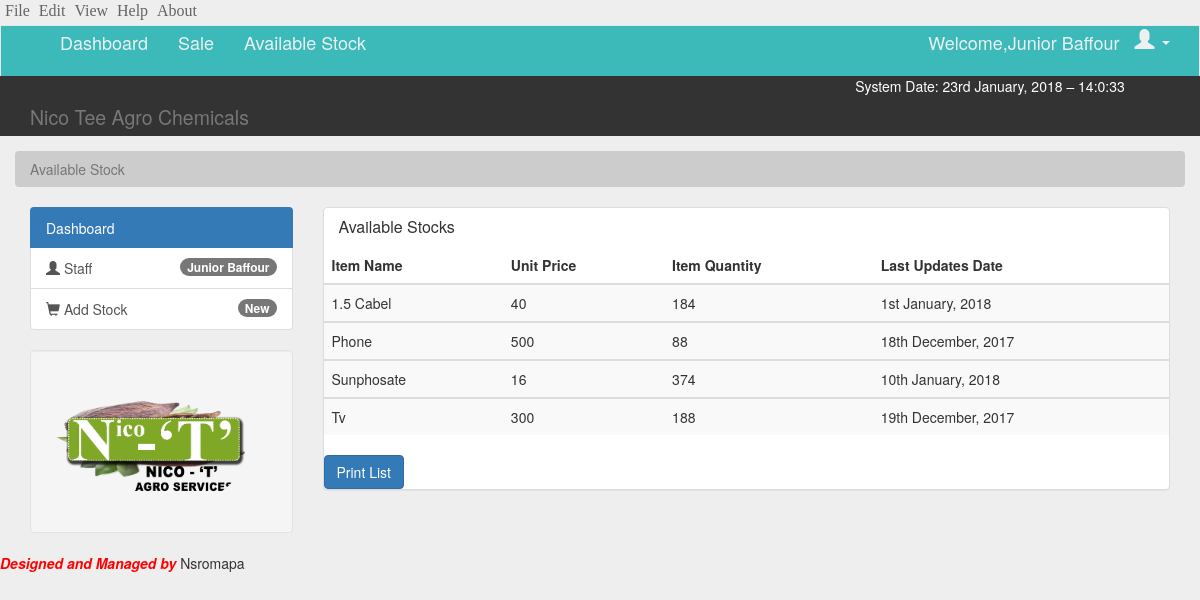
Screenshot of /available_stock.php (signed in) with the database file from the repository.
### tables this page shows
CREATE TABLE `users` (
  `id` int(11) NOT NULL AUTO_INCREMENT,
  `user_id` text NOT NULL,
  `fullname` text NOT NULL,
  `username` text NOT NULL,
  `password` text NOT NULL,
  `mobile` text NOT NULL,
  `address` text NOT NULL,
  `add_date` timestamp NOT NULL DEFAULT CURRENT_TIMESTAMP ON UPDATE CURRENT_TIMESTAMP,
  `active` varchar(3) NOT NULL DEFAULT 'yes',
  `login` varchar(3) NOT NULL DEFAULT 'no',
  `last_entry` text NOT NULL,
  PRIMARY KEY (`id`)
);

CREATE TABLE `additems` (
  `id` int(11) NOT NULL AUTO_INCREMENT,
  `itemname` varchar(100) NOT NULL,
  `itemdate` varchar(100) NOT NULL,
  `itemprice` varchar(10) NOT NULL,
  `itemqty` varchar(250) NOT NULL,
  PRIMARY KEY (`id`)
);

### session.php (called while the page is built, shortened)
<?php
	if (!isset($_SESSION['user_id'])) {
		$login_user="";
	} else {
		$login_user=$_SESSION['user_id'];
	}
 ?>

### available_stock.php (the view, shortened to what this page needs)
<?php
  include_once 'session.php';
  include 'header.php';
 ?>
<!DOCTYPE html>
<html lang="en">
<body>
  <section id="breadcrumb">
    <div class="container">
      <div class="row">
        <ol class="breadcrumb">
          <li class="active">Available Stock</li>
        </ol>
      </div>
    </div>
  </section>
  <section id="main">
    <div class="container">
      <div class="row">
        <div class="col-lg-3 col-md-3" >
        <div class="list-group ">
          <a href="home.php" class="list-group-item active main-color-bg"> Dashboard</a>
          <?php
            $selectuser = mysql_query("SELECT * FROM users WHERE user_id='$login_user'");
            $myFetch = mysql_fetch_assoc($selectuser);
            $name = $myFetch['fullname'];
          ?>
          <a href="home.php?<?php echo $name; ?>" class="list-group-item"><span class="glyphicon glyphicon-user"></span> Staff <span class="badge"><?php echo $name; ?> </span></a>
          <a style="cursor: pointer;" class="list-group-item" data-toggle="modal" data-target="#addStock"><span class="glyphicon glyphicon-shopping-cart"></span> Add Stock <span class="badge">New</span></a>
        </div>
        <div class="well">
          <img src="images/Untitled-1.png" class=" img img-responsive img-circle" width="200px">
        </div>
        </div>
        <div  class="col-lg-9 col-md-9" >
        <div class="panel panel-default">
           <div id="tab">
          <div class="panel-heading">
            <h3 class="panel-title">Available Stocks</h3>
          </div>
          <table  class=" table-responsive table table-striped table-hover cursor pointer">
             <thead>
              <tr>
                  <th>Item Name</th>
                  <th>Unit Price</th>
                  <th>Item Quantity</th>
                  <th>Last Updates Date</th>
              </tr>
            </thead>
            <?php
              $selectavai=mysql_query("SELECT * FROM additems WHERE itemqty !=0 ORDER BY itemname ASC ");
              while ($avalable=mysql_fetch_assoc($selectavai)) {
                $itemname=$avalable['itemname'];
                $itemprice=$avalable['itemprice'];
                $itemqty=$avalable['itemqty'];
                $itemdate=$avalable['itemdate'];
                ?>
                  <tbody>
                    <tr class="">
                        <td><?php echo  $itemname; ?> </td>
                        <td><?php echo $itemprice; ?> </td>
                        <td><?php echo $itemqty; ?> </td>
                        <td><?php echo $itemdate; ?> </td>
                    </tr>
                  </tbody>
                <?php
              }
             ?>
            </table>
            </div>
        <div id="tab">
            <button id="printing" class="btn btn-primary"  onclick="printDiv('tab')">Print List </button>
        </div>
          </div>
        </div>
      </div>
    </div>
  </section>
   <?php include 'footer.php'; ?>
</body>
</html>

### header.php (shortened to what this page needs)
            <?php
      echo "
 <!DOCTYPE html>
<html lang=\"en\">
<head>
  <meta charset=\"utf-8\">
  <meta http-equiv=\"X-UA-Compatible\" content=\"IE=edge\">
  <meta name=\"viewport\" content=\"width=device-width, initial-scale=1\">
  <title>Nico Tee Agro Chemicals</title>
  <link rel=\"stylesheet\" type=\"text/css\" href=\"css/bootstrap.min.css\">
  <link rel=\"stylesheet\" type=\"text/css\" href=\"css/sale.css\">
  <link rel=\"stylesheet\" type=\"text/css\" href=\"css/home.css\">
  <link rel=\"icon\" href=\"images/logo2.png\" sizes=\"16x16\" type=\"image/png\">
  <style type=\"text/css\">
      #addStaff input[type=\"number\"]{
        -moz-appearance:textfield;
      }
  </style>
 <body onload=\"getTime();\">";?>
    <div class="menu_bar">
      <div class="dropdown create" id="file">
        <span class="dropdown-toggle" data-toggle="dropdown">
          <span style="margin-left: 5px; cursor: pointer;" class="File">File</span>
        </span>
      </div>
      <div class="dropdown create" id="edit">
        <span class="dropdown-toggle" data-toggle="dropdown">
          <span style="margin-left: 5px;cursor: pointer;" class="Edit">Edit</span>
        </span>
      </div>
      <div class="dropdown create" id="view">
        <span class="dropdown-toggle" data-toggle="dropdown">
           <span  style="margin-left: 5px;cursor: pointer;" class="View">View</span>
        </span>
      </div>
      <div class="dropdown create" id="help">
        <span class="dropdown-toggle" data-toggle="dropdown">
             <span  style="margin-left: 5px;cursor: pointer;" class="Help">Help</span>
        </span>
      </div>
      <div class="dropdown create" id="history">
        <span class="dropdown-toggle" data-toggle="dropdown">
            <span  style="margin-left: 5px;cursor: pointer;" class="History">About</span>
        </span>
      </div>
    </div>
<?php
  echo "
  <div class=\"row\">
    <div class=\"col-lg-12 col-md-12\">
    <nav class=\"navbar navbar-default\">
      <div class=\"container\">
        <div class=\"navbar-header\">
      <button type=\"button\" class=\"navbar-toggle\" data-target=\".navbar-collapse\" data-toggle=\"collapse\">
          <span class=\"sr-only\">Toggle Nav</span>
          <span class=\"icon-bar\"></span>
          <span class=\"icon-bar\"></span>
          <span class=\"icon-bar\"></span>
      </button>
        </div>
        <div id=\"navbar\" class=\"collapse navbar-collapse\">
          <ul class=\"nav navbar-nav\">
            <li><a href=\"home.php\"> Dashboard</a></li>
            <li><a href=\"sale.php\"> Sale</a></li>
            <li><a href=\"available_stock.php\"> Available Stock</a></li>
          </ul>
          <ul class=\"nav navbar-nav navbar-right\">";
            $select = mysql_query("SELECT * FROM users WHERE user_id='$login_user'");
            $myFetch = mysql_fetch_assoc($select);
            $name = $myFetch['fullname'];
            echo "
            <li><a href=\"home.php?$name\">Welcome,$name</a></li>
            <li>
            <div class=\"dropdown create\">
          <span class=\"dropdown-toggle\" data-toggle=\"dropdown\" id=\"dropdownmenu1\">
            <span class=\"glyphicon glyphicon-user\"> </span>
            <span  class=\"caret\" ></span>
          </span>
          <ul class=\"dropdown-menu\" aria-labelledby=\"dropdownmenu1\" id=\"small\">
            <li><a data-toggle=\"modal\" data-target=\"#changePassword\"><span class=\"glyphicon glyphicon-lock\"> Change Password</a></li>
            <li><a href=\"index.php\"><span class=\"glyphicon glyphicon-off\"> Logout</a></li>
          </ul>
        </div>
            </li>
          </ul>
        </div>
      </div>
    </nav>
  </div>
  </div>
  <div id=\"header\">
    <div class=\"container\">
      <div class=\"row\">
        <div class=\"col-lg-8 col-md-8 col-sm-8 col-xs-12\">
        <h2><small>Nico Tee Agro Chemicals</small> </h2>
        </div>
        <div class=\"col-lg-4 col-md-4 col-sm-4 col-xs-12\">
        <div id=\"Mydate\">
      <center>
          <div id=\"date\">
            System Date: ";
          $dated =  date("jS F, Y"); echo "$dated &ndash;";
          echo "
           <span id=\"clock\"></span>
         </div>
    </center>
  </div>
  <div id=\"time\">";
  ?>
  <?php
  		echo "
    </div>
        </div>
      </div>
    </div>
  </div>
	<div class=\"modal fade \"  id=\"changePassword\" tabindex=\"-1\" role=\"dialog\" aria-labelledby=\"\">
		<div class=\"modal-dialog modal-sm\" role=\"document\">
			<div class=\"modal-content\">
				<form action=\"\" method=\"post\">
				<div class=\"modal-header\">
				<button type=\"button\" id=\"\" class=\"close\" data-dismiss=\"modal\" aria-label=\"close\"><span aria-hidden=\"true\">&times;</span> </button>
				<h3 class=\"modal-title\" id=\"\">Change Password</h3>
				</div>
				<div class=\"modal-body\">
      			<div class=\"form-group\">
      				<label for=\"oldpass\">Old Password</label>
      				<input type=\"text\" name=\"old_password\" id=\"oldpassword\" class=\"form-control\" placeholder=\"Old assword\">
      			</div>
      			<div class=\"form-group\">
      				<label for=\"new_password\">New Password</label>
      				<input type=\"password\" name=\"new_password\" id=\"new_password\" class=\"form-control\" placeholder=\"New Password\">
      			</div>
      			<div class=\"form-group\">
      				<label for=\"new_password2\">Repeat Password</label>
      				<input type=\"password\" name=\"new_password2\" id=\"new_password2\" class=\"form-control\" placeholder=\"Repeat Password\">
      			</div>
				</div>
				<div class=\"modal-footer\">
					<button type=\"button\" class=\"btn btn-default\" data-dismiss=\"modal\">Close</button>
					<input type=\"submit\" name=\"change\" class=\"btn btn-primary\" value=\"CHANGE\">
				</div>
				</form>
			</div>
		</div>
	</div>
 </body>
 </html>
 		";
 ?>

### css/home.css (style rules this page uses)
body { padding-top: 0; background-color: #eee; margin: 0; }
.menu_bar { height: 25px; background-color: #eee; }
.menu_bar #file,.menu_bar #edit, .menu_bar #history, .menu_bar #help, .menu_bar #view { color: #646464; font-size: 16px; font-family: calibri; }
.menu_bar .dropdown { display: inline-block; }
.navbar { min-height: 33px !important; margin-bottom: 0; border-radius: 0; }
.navbar-nav >li > a, .navbar-brand { padding-top: 6px !important; padding-bottom:0 !important; height: 50px; font-size: 18px; }
.navbar-default { background-color: #3cb9b9; border-bottom: 0px solid rgba(0, 0, 0,.7); }
.navbar-default .navbar-nav > li > a { color: #ecf0f1; }
.navbar-default .navbar-collapse, .navbar-default .navbar-form { border-color: #ecf0f1; }
.main-color-bg { border-bottom: 0px solid rgba(0, 0, 0,.7) !important; color: #fff; }
.dropdown { color: #ecf0f1; font-size: 20px; pointer-events: inherit; cursor: pointer; }
#Mydate { margin-top: 0px; background-color: #333333; }
#header { background-color: #333333; padding-bottom: 10px; color: #ffffff; margin-bottom: 15px; height: 60px; }
.breadcrumb { background-color: #cccccc; color: #333333; }

### rows the page displays
users: fullname "Junior Baffour"
additems: itemname "1.5 Cabel", itemprice "40", itemqty "184", itemdate "1st January, 2018"
additems: itemname "Phone", itemprice "500", itemqty "88", itemdate "18th December, 2017"
additems: itemname "Sunphosate", itemprice "16", itemqty "374", itemdate "10th January, 2018"
additems: itemname "Tv", itemprice "300", itemqty "188", itemdate "19th December, 2017"
